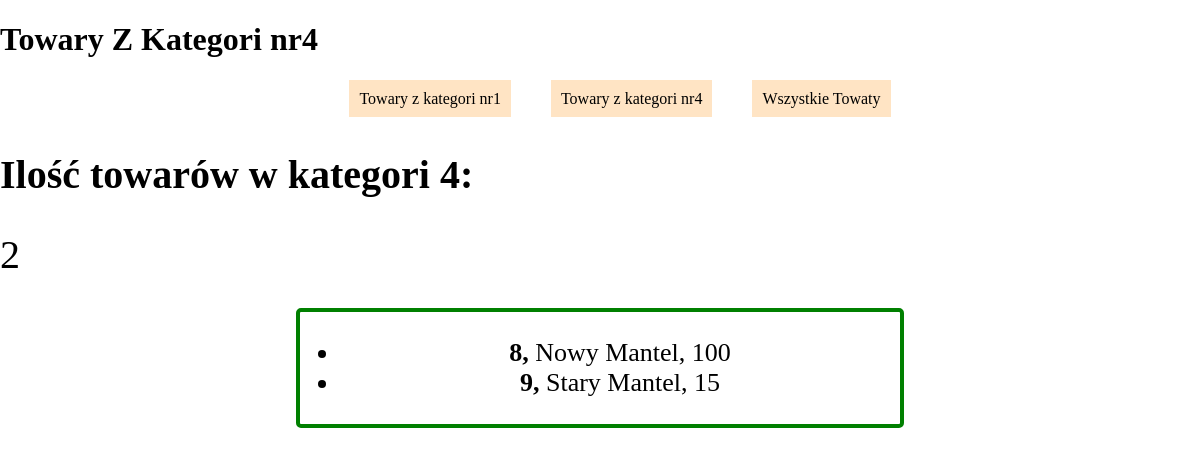
Page /kategorianr4.php on the committed database.
### tables this page shows
CREATE TABLE `towary` (
  `ID` int(2) DEFAULT NULL,
  `cena` int(3) DEFAULT NULL,
  `NAZWA` varchar(22) DEFAULT NULL,
  `KATEGORIA` int(1) DEFAULT NULL
);

### kategorianr4.php (the view, shortened to what this page needs)
<?php
include_once("polaczenie.php");
?>
<!DOCTYPE html>
<html lang="en">
<head>
    <link rel="stylesheet" href="style.css">
</head>
<body>
    <h1>Towary Z Kategori nr4</h1>
    <nav>
    <ul>
        <li>
            <a href="kategorianr1.php">Towary z kategori nr1</a>
        </li>
        <li>
            <a href="kategorianr4.php">Towary z kategori nr4</a>
        </li>
        <li>
            <a href="Wszystkie.php">Wszystkie Towaty</a>
        </li>
    </ul>
    </nav>
    <section>
        <div class="iletowarow">
            <h1>Ilość towarów w kategori 4:</h1>
            <?php
            $ile = $polaczenie->query("Select count(towary.ID) from towary where KATEGORIA = 4;");
            list($iletowarow)=mysqli_fetch_row($ile);
            echo("$iletowarow");
            ?>
        </div>
        <div class="towarykatnr4">
            <?php
            $zapytanie = $polaczenie->query("Select towary.ID, towary.NAZWA, towary.CENA from towary where KATEGORIA = 4;");
            echo("<ul>");
            while(list($id, $nazwa, $cena)=mysqli_fetch_row($zapytanie)){
                echo("<li><b>$id,</b> $nazwa, $cena</li>");
            }
            echo("</ul>");
            ?>
        </div>
    </section>
</body>
</html>

### style.css (style rules this page uses)
body, html { padding:0; margin:0; }
nav { width: 100%; }
nav ul { justify-content: center; display: flex; }
nav ul li { list-style: none; margin: 10px 20px 10px 20px; }
nav ul li a { color: black; text-decoration: none; padding: 10px; background-color: bisque; transition: 0.7s; }
section { width: 100%; display: block; }
.iletowarow { width: 100%; font-size: 40px; margin-bottom: 30px; }
.iletowarow h1 { font-size: 40px; }
.towarykatnr4 { font-size: 26px; margin: 0 auto 0 auto; text-align: center; width: 50%; border-radius: 5px; border: 4px solid green; }

### rows in the picture
towary: ID "8", NAZWA "Nowy Mantel", cena "100"
towary: ID "9", NAZWA "Stary Mantel", cena "15"

### other values in the picture
$iletowarow "2"
